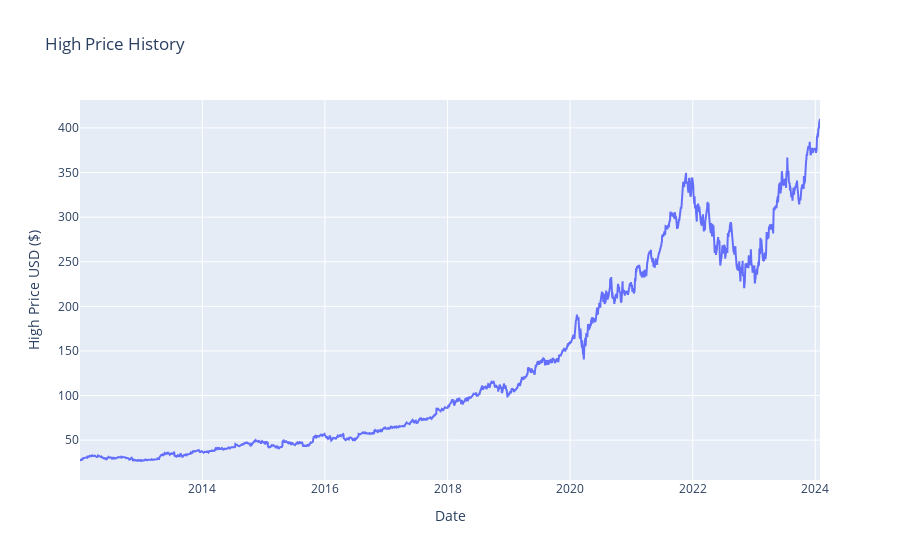

Here is the notebook cell this chart was saved with:
### Code cell
import plotly.graph_objs as go

# Create a trace for the close price data
trace_High = go.Scatter(x=df.index, y=df['High'], mode='lines', name='High Price')

# Create layout for the plot
layout = go.Layout(
    title='High Price History',
    xaxis=dict(title='Date'),
    yaxis=dict(title='High Price USD ($)'),
    hovermode='x'  # Set hover mode to show information on closest data point
)

# Combine trace and layout into a figure
fig = go.Figure(data=[trace_High], layout=layout)

# Show the interactive plot
fig.show()

### Figure 1 — Plotly figure (JSON) as saved in the notebook; plotly's stock layout.template omitted (floating-point values rounded to 4 significant figures; data arrays with more than 128 entries replaced by an {"elided": "..."} marker saying what was removed)
{"data": [{"mode": "lines", "name": "High Price", "type": "scatter", "x": {"elided": "3037 str values"}, "y": {"elided": "3037 float values"}}], "layout": {"hovermode": "x", "title": {"text": "High Price History"}, "xaxis": {"title": {"text": "Date"}}, "yaxis": {"title": {"text": "High Price USD ($)"}}}}
